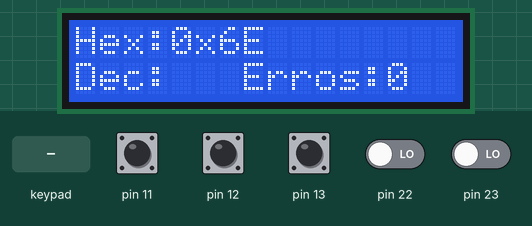
Recording of a sketch running on a simulated Arduino Uno, built with avr-gcc and run on an emulated ATmega328P. Shown: 16×2 character LCD. Wiring (inferred from the signals the program sends): 4×3 keypad with keys 1 2 3 4 5 6 7 8 9 * 0 #: rows pin 2, pin 3, pin 4, pin 5; columns pin 8, pin 9, pin 10; character LCD (HD44780): RS Q0; E Q2; backlight Q3; data Q4, Q5, Q6, Q7. Wiring (inferred from the names in the program): PCF8574 port expander at I2C address 0x20. The inputs (shaded band) are chosen by the test bench; at power-on: pin 11–13 HIGH, pin 22, pin 23 LOW.

Above: at 1.2 s.
1.3 s: keypad keys 1 2 3 4 # pressed 0.4 s apart
At 4.2 s:
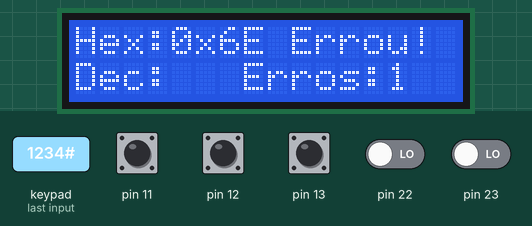
4.8 s: key '1' pressed
At 5.3 s:
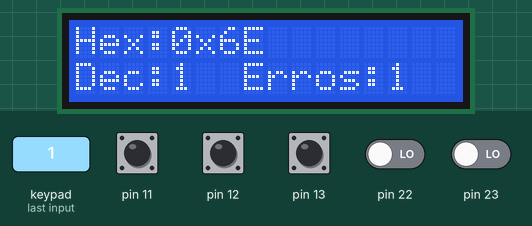
6.3 s: key '2' pressed
At 7.5 s:
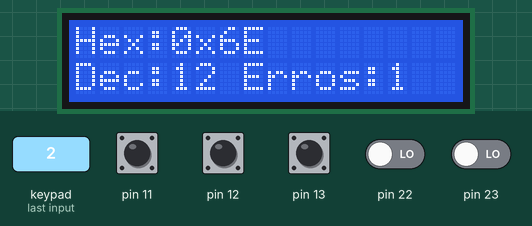
7.8 s: keypad keys 1 2 3 4 pressed 0.4 s apart
At 8.8 s:
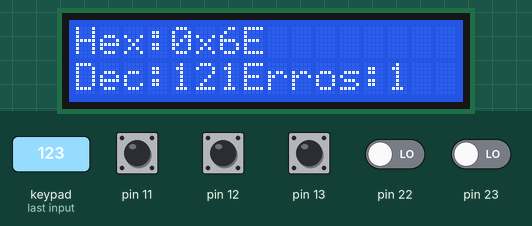
Timing chart, 0 to 10.8 s (numbered marks = the images above; inputs shaded):
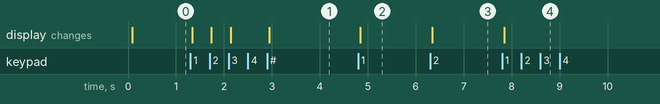

Measured:
- after the input at 1.3 s, the display: first changes at once (image 1 shows a later state)
- after the input at 4.8 s, the display: changes at once (image 2)
- after the input at 6.3 s, the display: changes at once (image 3)
- after the input at 7.8 s, the display: changes at once (image 4)

The sketch:

binario_decimal1__2_.ino
```cpp
#include <avr/io.h>
#include <avr/interrupt.h>
#include <util/delay.h>
#include <stdint.h>

#define set_bit(reg, bit) ((reg) |= (1 << (bit)))
#define clr_bit(reg, bit) ((reg) &= ~(1 << (bit)))
#define cpl_bit(reg, bit) ((reg) ^= (1 << (bit)))
#define tst_bit(reg, bit) ((reg) & (1 << (bit)))

#define PCF_ENDERECO      0x20   // PCF8574 com A0, A1 e A2 no GND
#define CLOCK_HZ          16000000UL   // clock do Arduino Uno
#define TWI_SCL_HZ        100000UL     // velocidade do I2C

// bits do PCF8574 ligados ao LCD
#define LCD_RS            0x01   // P0
#define LCD_E             0x04   // P2
#define LCD_LUZ           0x08   // P3 (luz de fundo, se estiver ligada)
// P4 a P7 levam os dados D4 a D7 do LCD

#define FASE_BITS         8      // número sorteado de 8 bits (0x00 a 0xFF)
#define FASE_NUM_MIN      1      // menor número sorteado
#define FASE_MAX_DIGITOS  3      // máximo de dígitos decimais digitados
#define MAX_ERROS         3      // no terceiro erro o desafio falha

// estados do desafio
#define DESAFIO_ANDAMENTO 0
#define DESAFIO_CONCLUIDO 1
#define DESAFIO_FALHOU    2

// resultados devolvidos por fase_teclado_atualiza()
#define FASE_EM_ANDAMENTO 0
#define FASE_ACERTOU      1
#define FASE_ERROU        2
#define FASE_FALHOU       3      // terceiro erro: o desafio termina sem passar de fase

static uint8_t estado_desafio = DESAFIO_ANDAMENTO;
static uint8_t erros = 0;   // contagem de erros do desafio

// Configura o I2C de hardware (TWI) a 100 kHz, nos pinos A4 (SDA) e A5 (SCL)
static void twi_init(void) {
  TWSR = 0;
  TWBR = ((CLOCK_HZ / TWI_SCL_HZ) - 16) / 2;
  set_bit(PORTC, PC4);
  set_bit(PORTC, PC5);
  TWCR = (1 << TWEN);
}

// espera o fim da operação do TWI. devolve 0 se estourar o tempo
static uint8_t twi_espera(void) {
  uint16_t tentativas = 0xFFFF;
  while (!tst_bit(TWCR, TWINT)) {
    if (--tentativas == 0) return 0;
  }
  return 1;
}

// envia a condição de START e confere o status (0x08 ou 0x10)
static uint8_t twi_start(void) {
  TWCR = (1 << TWINT) | (1 << TWSTA) | (1 << TWEN);
  if (!twi_espera()) return 0;
  uint8_t status = TWSR & 0xF8;
  return (status == 0x08 || status == 0x10);
}

// envia a condição de STOP
static void twi_stop(void) {
  TWCR = (1 << TWINT) | (1 << TWSTO) | (1 << TWEN);
}


static uint8_t twi_envia(uint8_t dado, uint8_t status_esperado) {
  TWDR = dado;
  TWCR = (1 << TWINT) | (1 << TWEN);
  if (!twi_espera()) return 0;
  return (TWSR & 0xF8) == status_esperado;
}

static void pcf_escreve_dois(uint8_t primeiro, uint8_t segundo) {
  if (twi_start()) {
    if (twi_envia((PCF_ENDERECO << 1) | 0, 0x18)) {
      if (twi_envia(primeiro, 0x28)) {
        twi_envia(segundo, 0x28);
      }
    }
  }
  twi_stop();
}


static void lcd_nibble(uint8_t nibble, uint8_t rs) {
  uint8_t dado = (nibble << 4) | LCD_LUZ | rs;
  pcf_escreve_dois(dado | LCD_E, dado & ~LCD_E);
}


static void lcd_byte(uint8_t valor, uint8_t rs) {
  lcd_nibble(valor >> 4, rs);
  lcd_nibble(valor & 0x0F, rs);
}

// envia um comando ao LCD. limpar e voltar ao início levam cerca de 2 ms
static void lcd_comando(uint8_t comando) {
  lcd_byte(comando, 0);
  if (comando <= 0x03) _delay_ms(2);
}

// escreve um caractere na posição atual do cursor
static void lcd_caractere(char c) {
  lcd_byte(c, LCD_RS);
}

// escreve um texto a partir da posição atual do cursor
static void lcd_texto(const char *texto) {
  while (*texto) lcd_caractere(*texto++);
}

// escreve um número decimal sem sinal (até 5 dígitos)
static void lcd_numero(uint16_t numero) {
  char invertido[5];
  uint8_t n = 0;
  if (numero == 0) {
    lcd_caractere('0');
    return;
  }
  while (numero > 0) {
    invertido[n++] = '0' + (numero % 10);
    numero /= 10;
  }
  while (n > 0) lcd_caractere(invertido[--n]);
}

// move o cursor para a coluna (0 a 15) e a linha (0 ou 1)
static void lcd_posicao(uint8_t coluna, uint8_t linha) {
  lcd_comando(0x80 | (coluna + (linha ? 0x40 : 0x00)));
}

//escreve um texto na linha indicada, completando com espaços até 16 colunas
static void lcd_linha(uint8_t linha, const char *texto) {
  lcd_posicao(0, linha);
  uint8_t n = 0;
  while (texto[n] && n < 16) {
    lcd_caractere(texto[n]);
    n++;
  }
  while (n < 16) {
    lcd_caractere(' ');
    n++;
  }
}

//sequência de inicialização do LCD HD44780 em modo de 4 bits, 2 linhas
static void lcd_init(void) {
  _delay_ms(50);
  lcd_nibble(0x03, 0);
  _delay_ms(5);
  lcd_nibble(0x03, 0);
  _delay_us(150);
  lcd_nibble(0x03, 0);
  _delay_us(150);
  lcd_nibble(0x02, 0);   // passa para o modo de 4 bits
  lcd_comando(0x28);     // 4 bits, 2 linhas, fonte 5x8
  lcd_comando(0x0C);     // display ligado, cursor apagado
  lcd_comando(0x06);     // cursor avança para a direita
  lcd_comando(0x01);     // limpa a tela
}

//mostra na linha 1 o número que o jogador deve converter (ex.: "Hex:0x2F")
void display_mostra_enunciado(const char *texto) {
  lcd_posicao(0, 0);
  lcd_texto("Hex:");
  lcd_texto(texto);
  for (uint8_t i = 8; i < 16; i++) lcd_caractere(' ');
}

// mostra na linha 2 o valor decimal digitado até agora (ex.: "Dec:47")
// completa o campo com espaços e apaga a mensagem "Errou!" da linha 1
void display_mostra_digitado(uint16_t valor, uint8_t qtd_digitos) {
  uint8_t n = 0;
  if (qtd_digitos > 0) n = (valor < 10) ? 1 : (valor < 100) ? 2 : 3;
  lcd_posicao(0, 1);
  lcd_texto("Dec:");
  if (qtd_digitos > 0) lcd_numero(valor);
  for (uint8_t i = 4 + n; i < 7; i++) lcd_caractere(' ');
  lcd_posicao(9, 0);
  for (uint8_t i = 9; i < 16; i++) lcd_caractere(' ');
}

// mostra a quantidade de erros no canto direito da linha 2 (ex.: "Erros:1")
static void mostra_erros(void) {
  lcd_posicao(7, 1);
  lcd_texto("Erros:");
  lcd_numero(erros);
}

// linhas do teclado em D2 a D5 (saídas), colunas em D8 a D10 (entradas com pull-up)
#define LINHAS_DDR   DDRD
#define LINHAS_PORT  PORTD
#define COLUNAS_DDR  DDRB
#define COLUNAS_PORT PORTB
#define COLUNAS_PIN  PINB
static const uint8_t BIT_LINHA[4]  = {PD2, PD3, PD4, PD5};
static const uint8_t BIT_COLUNA[3] = {PB0, PB1, PB2};

// tecla correspondente a cada cruzamento linha x coluna
static const char MAPA_TECLAS[4][3] = {
  {'1', '2', '3'},
  {'4', '5', '6'},
  {'7', '8', '9'},
  {'*', '0', '#'}
};

//configura linhas em alta impedância e colunas como entrada com pull-up
static void teclado_init(void) {
  for (uint8_t i = 0; i < 4; i++) {
    clr_bit(LINHAS_DDR, BIT_LINHA[i]);
    clr_bit(LINHAS_PORT, BIT_LINHA[i]);
  }
  for (uint8_t i = 0; i < 3; i++) {
    clr_bit(COLUNAS_DDR, BIT_COLUNA[i]);
    set_bit(COLUNAS_PORT, BIT_COLUNA[i]);
  }
}

// Ativa uma linha por vez (nível 0) e lê as colunas.
// Devolve a tecla pressionada no momento, ou 0 se nenhuma.
static char teclado_varre(void) {
  for (uint8_t linha = 0; linha < 4; linha++) {
    set_bit(LINHAS_DDR, BIT_LINHA[linha]);
    _delay_us(5);
    uint8_t leitura = COLUNAS_PIN;
    clr_bit(LINHAS_DDR, BIT_LINHA[linha]);
    for (uint8_t col = 0; col < 3; col++) {
      if (!(leitura & (1 << BIT_COLUNA[col]))) return MAPA_TECLAS[linha][col];
    }
  }
  return 0;
}

// debounce: deve ser chamada a cada 10 ms. devolve a tecla uma única vez
// por aperto, depois de 4 leituras iguais seguidas (40 ms)
static char teclado_tecla(void) {
  static char candidata = 0, estavel = 0;
  static uint8_t contador = 0;

  char lida = teclado_varre();
  if (lida == candidata) {
    if (contador < 3) contador++;
  } else {
    candidata = lida;
    contador = 0;
  }
  if (contador == 3 && candidata != estavel) {
    estavel = candidata;
    if (estavel) return estavel;
  }
  return 0;
}

static uint8_t  numero_alvo = 0;
static uint16_t valor_digitado = 0;
static uint8_t  qtd_digitos = 0;
static uint16_t estado_aleatorio = 1;


static uint16_t proximo_aleatorio(void) {
  estado_aleatorio ^= estado_aleatorio << 7;
  estado_aleatorio ^= estado_aleatorio >> 9;
  estado_aleatorio ^= estado_aleatorio << 8;
  return estado_aleatorio;
}

// Converte um número em texto hexadecimal

void hex_para_texto(uint8_t numero, uint8_t bits, char *saida) {
  uint8_t k = 0;
  saida[k++] = '0';
  saida[k++] = 'x';
  for (int8_t i = ((bits + 3) / 4) - 1; i >= 0; i--) {
    uint8_t nibble = (numero >> (4 * i)) & 0x0F;
    saida[k++] = (nibble < 10) ? ('0' + nibble) : ('A' + nibble - 10);
  }
  saida[k] = '\0';
}

// sorteia um número, mostra em hexadecimal e zera o que foi digitado
void fase_teclado_inicia(uint16_t semente) {
  uint8_t maximo = (uint8_t)((1u << FASE_BITS) - 1);
  char texto[5];

  estado_aleatorio = semente | 1;
  numero_alvo = FASE_NUM_MIN + (proximo_aleatorio() % (uint16_t)(maximo - FASE_NUM_MIN + 1));
  valor_digitado = 0;
  qtd_digitos = 0;
  erros = 0;

  hex_para_texto(numero_alvo, FASE_BITS, texto);
  display_mostra_enunciado(texto);
  display_mostra_digitado(0, 0);
  mostra_erros();
}

// devolve a quantidade de erros do desafio (para o jogo geral)
uint8_t fase_teclado_erros(void) {
  return erros;
}

// verifica a tecla apertada (se houver): dígitos montam o valor decimal,
// '*' apaga e '#' confirma. Devolve ACERTOU, ERROU ou FALHOU (terceiro erro)
// uma única vez a cada confirmação, e EM_ANDAMENTO nos demais casos
uint8_t fase_teclado_atualiza(void) {
  char tecla = teclado_tecla();
  if (!tecla) return FASE_EM_ANDAMENTO;

  if (tecla >= '0' && tecla <= '9') {
    if (qtd_digitos < FASE_MAX_DIGITOS) {
      valor_digitado = valor_digitado * 10 + (tecla - '0');
      qtd_digitos++;
      display_mostra_digitado(valor_digitado, qtd_digitos);
    }
  } else if (tecla == '*') {
    valor_digitado = 0;
    qtd_digitos = 0;
    display_mostra_digitado(0, 0);
  } else if (tecla == '#') {
    if (qtd_digitos == 0) return FASE_EM_ANDAMENTO;
    uint8_t acertou = (valor_digitado == numero_alvo);
    valor_digitado = 0;
    qtd_digitos = 0;
    display_mostra_digitado(0, 0);
    if (acertou) return FASE_ACERTOU;
    if (erros < 255) erros++;
    mostra_erros();
    return (erros >= MAX_ERROS) ? FASE_FALHOU : FASE_ERROU;
  }
  return FASE_EM_ANDAMENTO;
}

volatile uint8_t tick_10ms = 0;

// Interrupção do Timer1: a cada 10 ms levanta a flag usada no loop.
ISR(TIMER1_COMPA_vect) {
  tick_10ms = 1;
}

// Inicializa o I2C, o LCD, o Timer1 (CTC, 10 ms), o teclado e o desafio
void setup() {
  twi_init();
  lcd_init();

  cli();
  TCCR1A = 0;
  TCCR1B = (1 << WGM12) | (1 << CS11) | (1 << CS10);   // CTC, prescaler 64
  OCR1A = 2499;                                        // 2500 passos de 4 us = 10 ms
  TIMSK1 = (1 << OCIE1A);
  sei();

  teclado_init();
  fase_teclado_inicia(1234);
}

// a cada 10 ms: lê o teclado e ve se acertou ou errou
// acertar conclui o desafio e libera a próxima fase; o terceiro erro encerra o
// desafio sem liberar a próxima fase; nos outros erros só limpa os dígitos e avisa
// (a penalidade de tempo é tratada no jogo geral)
void loop() {
  if (!tick_10ms || estado_desafio != DESAFIO_ANDAMENTO) return;
  tick_10ms = 0;

  uint8_t r = fase_teclado_atualiza();
  if (r == FASE_ACERTOU) {
    estado_desafio = DESAFIO_CONCLUIDO;
    lcd_linha(0, "Parabens, passou");
    lcd_linha(1, "p/ proxima fase");
  } else if (r == FASE_FALHOU) {
    estado_desafio = DESAFIO_FALHOU;
    lcd_linha(0, "3 ERROS");
    lcd_linha(1, "VOCE FALHOU!");
  } else if (r == FASE_ERROU) {
    lcd_posicao(9, 0);
    lcd_texto("Errou!");
  }
}
```
